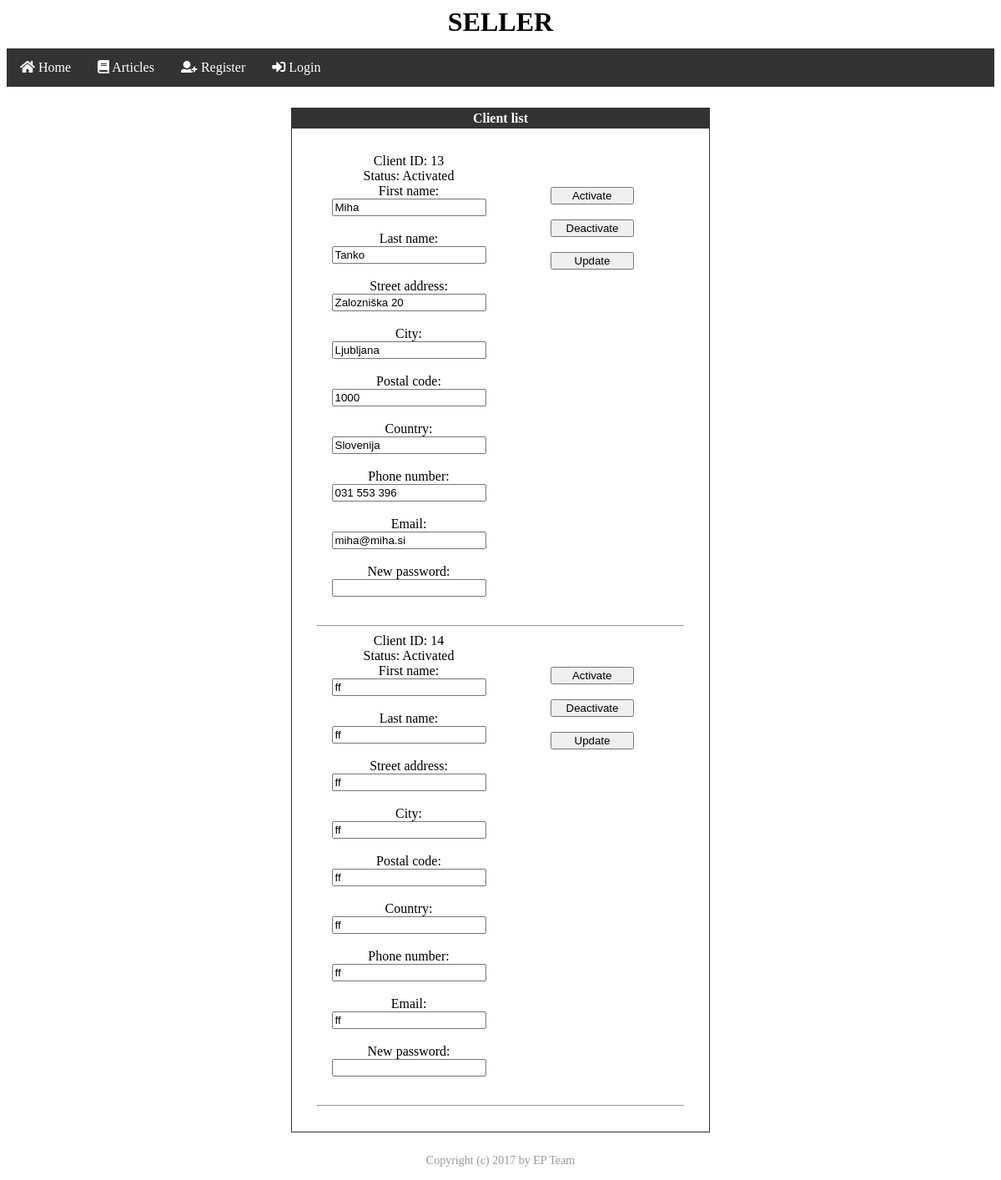
The app's page /verzija1/client_list.php, older data.
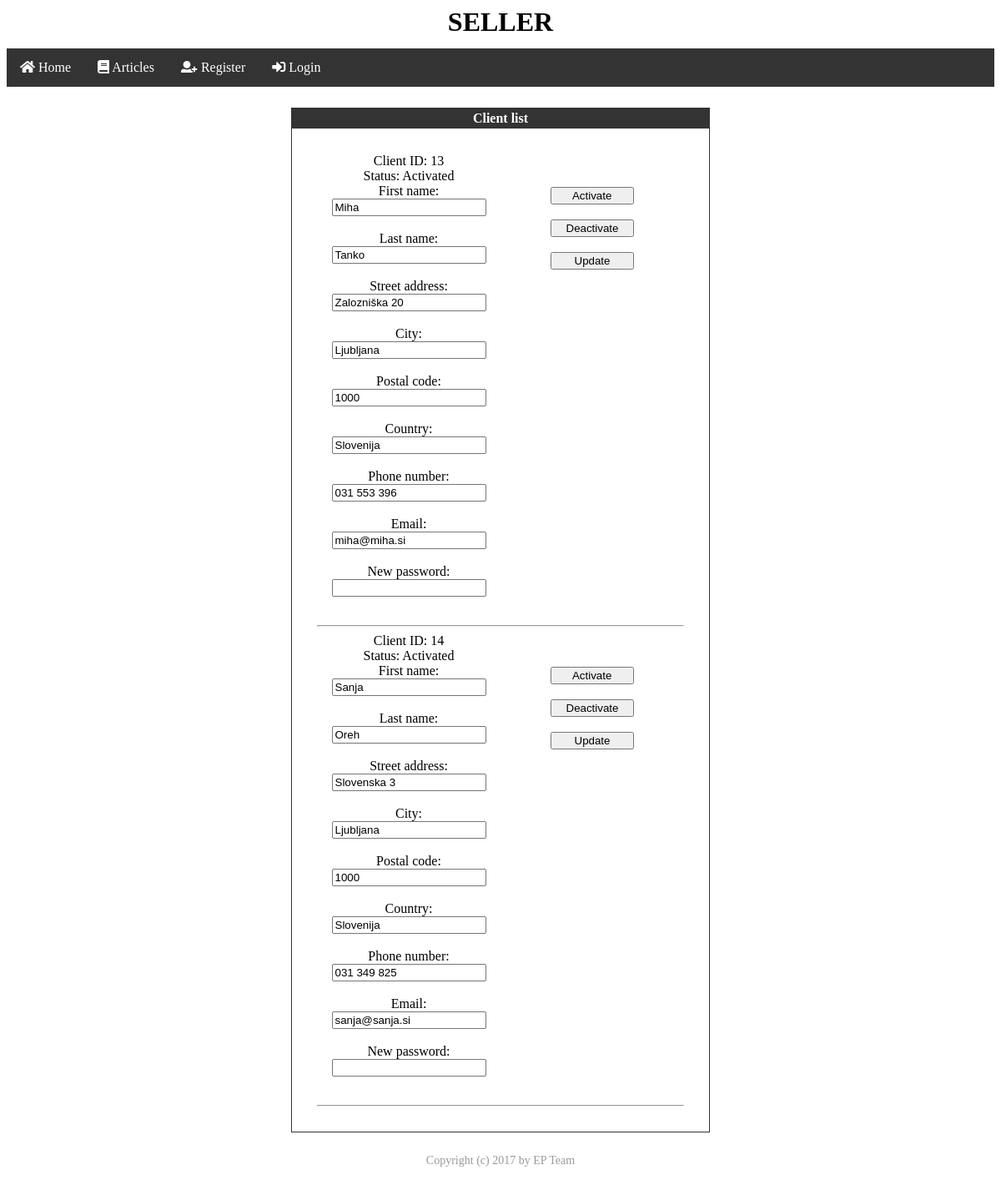
The same page, newer data.
### tables this page shows
CREATE TABLE `users` (
  `id` int(11) NOT NULL AUTO_INCREMENT,
  `first_name` varchar(45) DEFAULT NULL,
  `last_name` varchar(45) DEFAULT NULL,
  `street_address` varchar(45) DEFAULT NULL,
  `city` varchar(45) DEFAULT NULL,
  `postal_code` varchar(45) DEFAULT NULL,
  `country` varchar(45) DEFAULT NULL,
  `phone_number` varchar(45) DEFAULT NULL,
  `email` varchar(45) DEFAULT NULL,
  `password` varchar(45) DEFAULT NULL,
  `role_id` int(11) DEFAULT '1',
  `active` varchar(45) DEFAULT '1',
  PRIMARY KEY (`id`)
);

### verzija1/database/DB_Engine.php (called while the page is built, shortened)
<?php
$host = "localhost";
$user = "root";
$password = "";
$schema = "spletna_trgovina";
$config = "mysql:host=" . $host
        . ";dbname=" . $schema;
$options = array(
    PDO::ATTR_ERRMODE => PDO::ERRMODE_EXCEPTION,
    PDO::ATTR_DEFAULT_FETCH_MODE => PDO::FETCH_ASSOC,
    PDO::ATTR_PERSISTENT => true,
    PDO::MYSQL_ATTR_INIT_COMMAND => 'SET NAMES utf8'
);
$db = new PDO($config, $user, $password, $options);
function fetchRows($query){
    global $db;
    return $db->query($query);
}
?>

### verzija1/client_list.php (the view, shortened to what this page needs)
<?php
include 'database/DB_Engine.php';
?>
<html>
    <?php include 'templates/template_head.php'; ?>
    <body>
        <div class="title" id="title" style="height: 50px; text-align: center"><h1>SELLER</h1></div>
        <?php        include 'templates/template_navigation_bar.php'; ?>
        <div class="context" id="context">
            <div class="client_list" id="client_list" align = "center">
                <div style = "width:500px; border: solid 1px #333333; margin: 25px; " align = "center">
                    <div style = "background-color:#333333; color:#FFFFFF; padding:3px;"><b>Client list</b></div>
                    <div style = "margin:30px">
                        <?php
                            $rez = fetchRows("SELECT active, id, first_name, last_name, email, street_address, city, postal_code, country, phone_number FROM users WHERE role_id = 3");
                        ?>
                        <?php foreach($rez as $row){ ?>
                        <form action = "" method = "post">
                            <div class="row">
                                <div class="column">
                                    <label>Client ID: <?php echo $row['id']; ?></label><br/>
                                    <label>Status:
                                    <?php if($row['active']){
                                        echo "Activated";
                                    }else{
                                        echo "Deactivated";
                                    } ?>
                                        <br/></label>
                                    <label>First name:</label><br/>
                                    <input type = "text" name = "first" class = "box" value="<?php echo $row['first_name'] ?>"/><br/><br/>
                                    <label>Last name:</label><br/>
                                    <input type = "text" name = "last" class = "box" value="<?php echo $row['last_name'] ?>"/><br/><br/>
                                    <label>Street address:</label><br/>
                                    <input type = "text" name = "address" class = "box" value="<?php echo $row['street_address'] ?>"/><br/><br/>
                                    <label>City:</label><br/>
                                    <input type = "text" name = "city" class = "box" value="<?php echo $row['city'] ?>"/><br/><br/>
                                    <label>Postal code:</label><br/>
                                    <input type = "text" name = "postal_code" class = "box" value="<?php echo $row['postal_code'] ?>"/><br/><br/>
                                    <label>Country:</label><br/>
                                    <input type = "text" name = "country" class = "box" value="<?php echo $row['country'] ?>"/><br/><br/>
                                    <label>Phone number:</label><br/>
                                    <input type = "text" name = "phone_number" class = "box" value="<?php echo $row['phone_number'] ?>"/><br/><br/>
                                    <label>Email:</label><br/>
                                    <input type = "text" name = "email" class = "box" value="<?php echo $row['email'] ?>"/><br/><br/>
                                    <label>New password:</label><br/>
                                    <input type = "password" name = "new_password" class = "box" /><br/><br/>
                                </div>
                                <div class="column" style="margin-top: 40px;">
                                    <input type = "submit" name="activate"    value = " Activate "    style="display: block; width: 100px;"/><br/>
                                    <input type = "submit" name="deactivate"  value = " Deactivate "  style="display: block; width: 100px;"/><br/>
                                    <input type = "submit" name="update"      value = " Update "      style="display: block; width: 100px;"/><br/>
                                </div>
                            </div>
                        </form>
                        <hr>
                        <?php } ?>
                    </div>
                </div>
            </div>
        </div>
        <?php include 'templates/template_footer.php'; ?>
    </body>
</html>

Row changes from the older to the newer data that the page shows:
changed users id 14: first "ff" → "Sanja"; last "ff" → "Oreh"; address "ff" → "Slovenska 3"; city "ff" → "Ljubljana"; postal_code "ff" → "1000"; country "ff" → "Slovenija"; phone_number "ff" → "031 349 825"; email "ff" → "sanja@sanja.si"
